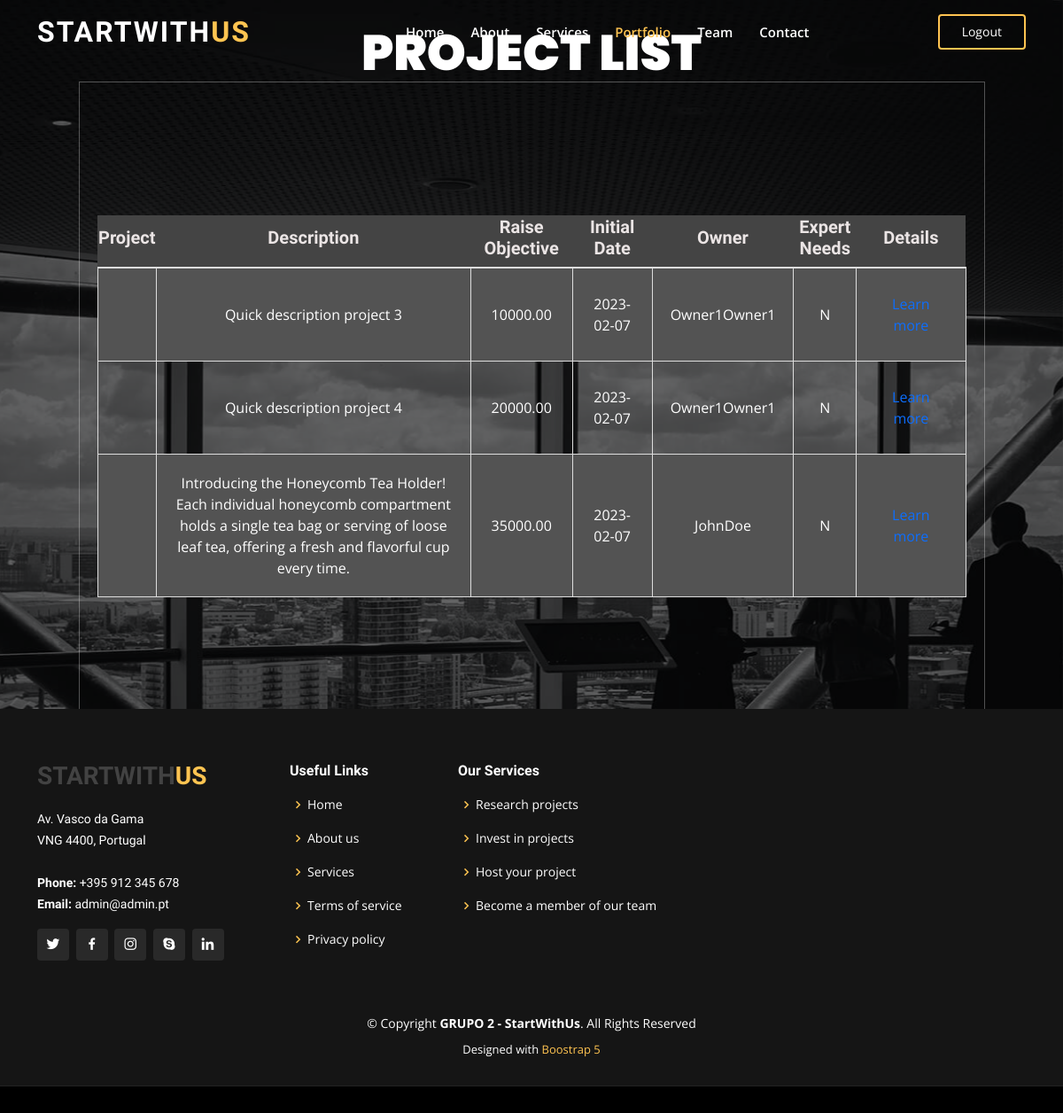
/listar.php (signed in), run on the app's committed database.
### tables this page shows
CREATE TABLE Projects (
idProject INT NOT NULL AUTO_INCREMENT,
projectName TEXT NOT NULL,
idOwner INT NOT NULL,
initialDate DATE NOT NULL,
summaryDescription VARCHAR(255) NOT NULL,
extendedDescription TEXT NOT NULL,
raiseObjective DECIMAL(10,2) NOT NULL,
expertNeeds VARCHAR(255) NOT NULL,
PRIMARY KEY (idProject),
FOREIGN KEY (idOwner) REFERENCES Users(idUser)
);

CREATE TABLE Users (
idUser INT NOT NULL AUTO_INCREMENT,
idType INT(1) DEFAULT 1,
firstName varchar(50) DEFAULT NULL,
lastName varchar(50) DEFAULT NULL,
birthdayDate date DEFAULT NULL,
genre char(1) DEFAULT NULL,
email varchar(100) DEFAULT NULL,
token varchar(20) DEFAULT NULL,
emailValidation INT(1) DEFAULT 0,
password varchar(300) DEFAULT NULL,
dateCreated datetime DEFAULT NULL,
dateModified datetime DEFAULT NULL,
status INT(1) NOT NULL DEFAULT 0,
nif VARCHAR(255) NOT NULL,
PRIMARY KEY (idUser)
);

### listar.php (the view, shortened to what this page needs)
<?php
if( $_SESSION['login'] == TRUE){
include ("connect.php");
$query = "SELECT * FROM projects";
$result = mysqli_query($conn, $query);
?>
<!DOCTYPE html>
<html lang="en">
<head>
  <link href="assets/vendor/aos/aos.css" rel="stylesheet">
  <link href="assets/vendor/bootstrap/css/bootstrap.min.css" rel="stylesheet">
  <link href="assets/vendor/bootstrap-icons/bootstrap-icons.css" rel="stylesheet">
  <link href="assets/vendor/boxicons/css/boxicons.min.css" rel="stylesheet">
  <link href="assets/vendor/glightbox/css/glightbox.min.css" rel="stylesheet">
  <link href="assets/vendor/remixicon/remixicon.css" rel="stylesheet">
  <link href="assets/vendor/swiper/swiper-bundle.min.css" rel="stylesheet">
  <link href="assets/css/style.css" rel="stylesheet">
</head>
<body>
  <header id="header" class="fixed-top ">
    <div class="container d-flex align-items-center justify-content-lg-between">
      <h1 class="logo me-auto me-lg-0"><a href="index.php">StartWith<span>Us</span></a></h1>
      <nav id="navbar" class="navbar order-last order-lg-0">
      <ul>
          <li><a class="nav-link scrollto " href="index.php">Home</a></li>
          <li><a class="nav-link scrollto" href="index.php#about">About</a></li>
          <li><a class="nav-link scrollto" href="index.php#services">Services</a></li>
          <li><a class="nav-link scrollto active " href="index.php#portfolio">Portfolio</a></li>
          <li><a class="nav-link scrollto" href="index.php#team">Team</a></li>
          <li><a class="nav-link scrollto" href="index.php#contact">Contact</a></li>
        </ul>
      </nav>
      <a href="close_session.php" class="get-started-btn scrollto">Logout</a>
    </div>
  </header>
  <section id="hero" class="d-flex align-items-center justify-content-center">
        <div class="container" data-aos="fade-up">
        <div class="row justify-content-center" data-aos="fade-up" data-aos-delay="150">
        <main>
          <br>
          <br>
            <h1><strong>PROJECT LIST</strong></h1>
            <div class="d-flex justify-content-center">
            <div class="col-xl-11 col-xl-11">
            <div class="icon-box">
            <section id="main-content">
      <section class="wrapper">
        <div class="row mb">
          <div class="content-panel">
            <div class="adv-table">
            <div class="table-wrapper-scroll-y my-custom-scrollbar" style="height:500px; overflow-y: auto;">
              <table class="awsome-table" id="hidden-table-info">
                <thead>
                <tbody>
                <th><h5>Project</h5></th>
                <th><h5>Description</h5></th>
                <th><h5>Raise Objective</h5></th>
                <th><h5>Initial Date</h5></th>
                <th><h5>Owner</h5></th>
                <th><h5>Expert Needs</h5></th>
                <th><h5>Details</h5></th>
                <?php while($registo = mysqli_fetch_array($result)){ ?>
                <?php for($x= 0; $x < mysqli_num_rows($result); $x++){
                  $idOwner = $registo["idOwner"];
                  $query2 = "SELECT * FROM users WHERE idUSER = " .$idOwner;
                  $result2 = mysqli_query($conn, $query2);
                  $registo2 = mysqli_fetch_array($result2)?>
                <tr>
                    <td><?php echo $registo["projectName"];  ?></td>
                    <td><?php echo $registo["summaryDescription"];     ?></td>
                    <td><?php echo $registo["raiseObjective"]; ?></td>
                    <td><?php echo $registo["initialDate"]; ?></td>
                    <td><?php echo $registo2["firstName"]; echo $registo2["lastName"];  ?></td>
                    <td><?php echo $registo["expertNeeds"] ?></td>
                    <td><a class="nav-link scrollto active" href="portfolio-details.php">Learn more</a></td>
                        <?php break; } ?>
                </tr>
                        <?php } ?>
                </thead>
              </table>
            </div>
          </div>
        </div>
      </div>
    </div>
      </div>
      </div>
      </div>
      </div>
        </section>
  <footer id="footer">
    <div class="footer-top">
      <div class="container">
        <div class="row">
          <div class="col-lg-3 col-md-6">
            <div class="footer-info">
              <h3>StartWith<span>Us</span></h3>
              <p>
                Av. Vasco da Gama <br>
                VNG 4400, Portugal<br><br>
                <strong>Phone:</strong> +395 912 345 678<br>
                <strong>Email:</strong> admin@admin.pt<br>
              </p>
              <div class="social-links mt-3">
                <a href="#" class="twitter"><i class="bx bxl-twitter"></i></a>
                <a href="#" class="facebook"><i class="bx bxl-facebook"></i></a>
                <a href="#" class="instagram"><i class="bx bxl-instagram"></i></a>
                <a href="#" class="google-plus"><i class="bx bxl-skype"></i></a>
                <a href="#" class="linkedin"><i class="bx bxl-linkedin"></i></a>
              </div>
            </div>
          </div>
          <div class="col-lg-2 col-md-6 footer-links">
            <h4>Useful Links</h4>
            <ul>
              <li><i class="bx bx-chevron-right"></i> <a href="#">Home</a></li>
              <li><i class="bx bx-chevron-right"></i> <a href="#">About us</a></li>
              <li><i class="bx bx-chevron-right"></i> <a href="#">Services</a></li>
              <li><i class="bx bx-chevron-right"></i> <a href="#">Terms of service</a></li>
              <li><i class="bx bx-chevron-right"></i> <a href="#">Privacy policy</a></li>
            </ul>
          </div>
          <div class="col-lg-3 col-md-6 footer-links">
            <h4>Our Services</h4>
            <ul>
              <li><i class="bx bx-chevron-right"></i> <a href="#">Research projects</a></li>
              <li><i class="bx bx-chevron-right"></i> <a href="#">Invest in projects</a></li>
              <li><i class="bx bx-chevron-right"></i> <a href="#">Host your project</a></li>
              <li><i class="bx bx-chevron-right"></i> <a href="#contact">Become a member of our team</a></li>
            </ul>
          </div>
    <div class="container">
      <div class="copyright">
        &copy; Copyright <strong><span>GRUPO 2 - StartWithUs</span></strong>. All Rights Reserved
      </div>
      <div class="credits">
        Designed with <a href="boostrap.com">Boostrap 5</a>
      </div>
    </div>
  </footer>
</body>
  </body>
</html>
<?php
} else {
  header ('Location: login.php');
}
?>

### assets/css/style.css (style rules this page uses)
body { font-family: "Open Sans", sans-serif; color: #444444; }
a { color: #ffc451; text-decoration: none; }
h1, h2, h3, h4, h6 { font-family: "Raleway", sans-serif; color: rgb(66, 66, 66); }
h5 { font-family: "Raleway", sans-serif; color: rgb(235, 229, 229); font-weight: bold; }
td { padding: 20px; text-align: center; border: 1px solid #ddd; color: rgb(255, 255, 255); }
th { background-color: #444; font-weight: bold; color: #444; border-bottom: 2px solid #ddd; }
tr:nth-child(even) { background-color: #535353; }
.my-custom-scrollbar { position: relative; height: 200px; overflow: auto; }
.table-wrapper-scroll-y { display: block; }
#header { transition: all 0.5s; z-index: 997; padding: 15px 0; }
#header .logo { font-size: 32px; margin: 0; padding: 0; line-height: 1; font-weight: 700; letter-spacing: 2px; text-transform: uppercase; }
#header .logo a { color: #fff; }
#header .logo a span { color: #ffc451; }
.get-started-btn { color: #fff; border-radius: 4px; padding: 7px 25px 8px 25px; white-space: nowrap; transition: 0.3s; font-size: 14px; display: inline-block; border: 2px solid #ffc451; }
.navbar { padding: 0; }
.navbar ul { margin: 0; padding: 0; display: flex; list-style: none; align-items: center; }
.navbar li { position: relative; }
.navbar a, .navbar a:focus { display: flex; align-items: center; justify-content: space-between; padding: 10px 0 10px 30px; font-size: 15px; font-weight: 600; color: #fff; white-space: nowrap; transition: 0.3s; }
.navbar a:hover, .navbar .active, .navbar .active:focus, .navbar li:hover > a { color: #ffc451; }
#hero { width: 100%; height: 100vh; background: url("../img/hero-bg.jpg") top center; background-size: cover; position: relative; }
#hero:before { content: ""; background: rgba(0, 0, 0, 0.6); position: absolute; bottom: 0; top: 0; left: 0; right: 0; }
#hero .container { position: relative; padding-top: 74px; text-align: center; }
#hero h1 { margin: 0; font-size: 56px; font-weight: 700; line-height: 64px; color: #fff; font-family: "Poppins", sans-serif; }
#hero .icon-box { padding: 30px 20px; transition: ease-in-out 0.3s; border: 1px solid rgba(255, 255, 255, 0.3); height: 100%; text-align: center; }
@media (min-width: 1024px) { #hero { background-attachment: fixed; } }
section { padding: 60px 0; overflow: hidden; }
#footer { background: black; padding: 0 0 30px 0; color: #fff; font-size: 14px; }
#footer .footer-top { background: #151515; border-bottom: 1px solid #222222; padding: 60px 0 30px 0; }
#footer .footer-top .footer-info { margin-bottom: 30px; }
#footer .footer-top .footer-info h3 { font-size: 28px; margin: 0 0 20px 0; padding: 2px 0 2px 0; line-height: 1; font-weight: 700; text-transform: uppercase; }
#footer .footer-top .footer-info h3 span { color: #ffc451; }
#footer .footer-top .footer-info p { font-size: 14px; line-height: 24px; margin-bottom: 0; font-family: "Raleway", sans-serif; color: #fff; }
#footer .footer-top .social-links a { font-size: 18px; display: inline-block; background: #292929; color: #fff; line-height: 1; padding: 8px 0; margin-right: 4px; border-radius: 4px; text-align: center; width: 36px; height: 36px; transition: 0.3s; }
#footer .footer-top h4 { font-size: 16px; font-weight: 600; color: #fff; position: relative; padding-bottom: 12px; }
#footer .footer-top .footer-links { margin-bottom: 30px; }
#footer .footer-top .footer-links ul { list-style: none; padding: 0; margin: 0; }
#footer .footer-top .footer-links ul i { padding-right: 2px; color: #ffc451; font-size: 18px; line-height: 1; }
#footer .footer-top .footer-links ul li { padding: 10px 0; display: flex; align-items: center; }
#footer .footer-top .footer-links ul li:first-child { padding-top: 0; }
#footer .footer-top .footer-links ul a { color: #fff; transition: 0.3s; display: inline-block; line-height: 1; }
#footer .copyright { text-align: center; padding-top: 30px; }
#footer .credits { padding-top: 10px; text-align: center; font-size: 13px; color: #fff; }

### data on the page
projects: summaryDescription "Quick description project 3", raiseObjective "10000.00", initialDate "2023-02-07", idOwner.firstName "Owner1", idOwner.lastName "Owner1", expertNeeds "N"
projects: summaryDescription "Quick description project 4", raiseObjective "20000.00", initialDate "2023-02-07", idOwner.firstName "Owner1", idOwner.lastName "Owner1", expertNeeds "N"
projects: summaryDescription "Introducing the Honeycomb Tea Holder! Each individual honeycomb compartment holds a single tea bag or serving of loose leaf tea, offering a fresh and flavorful cup every time.", raiseObjective "35000.00", initialDate "2023-02-07", idOwner.firstName "John", idOwner.lastName "Doe", expertNeeds "N"
